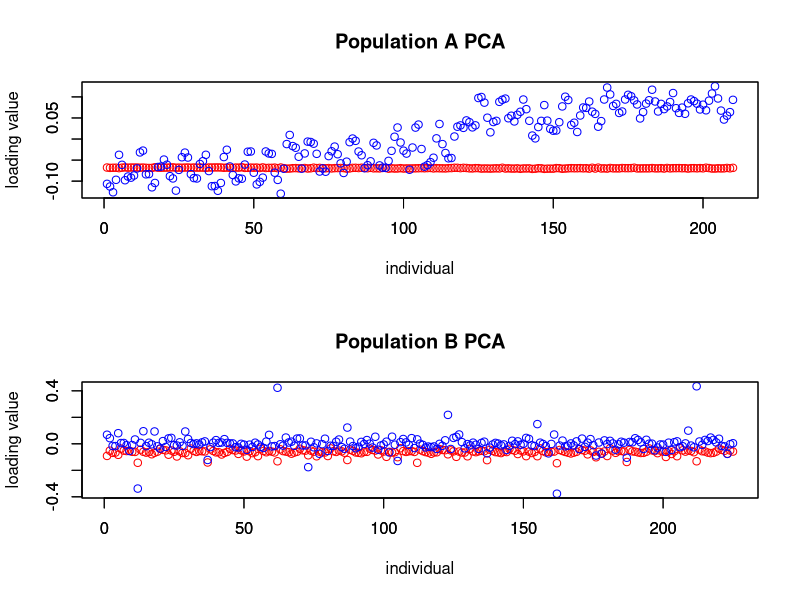
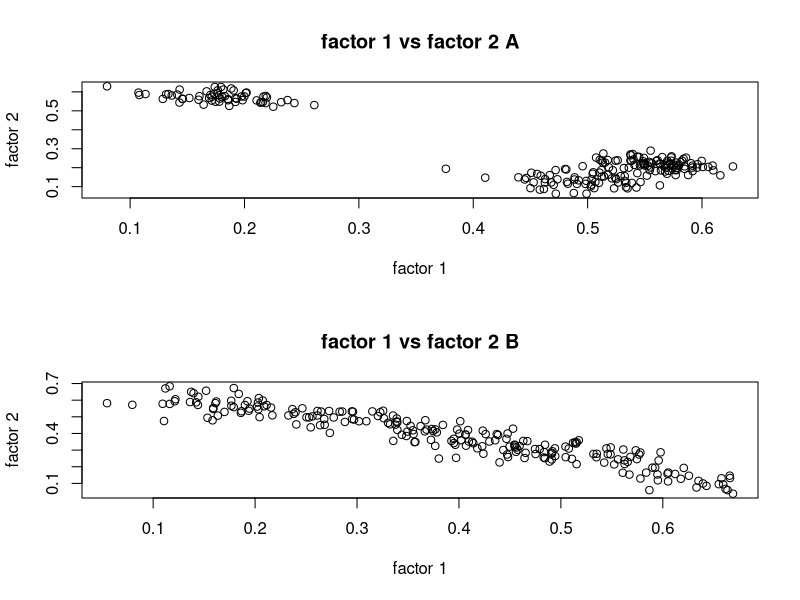
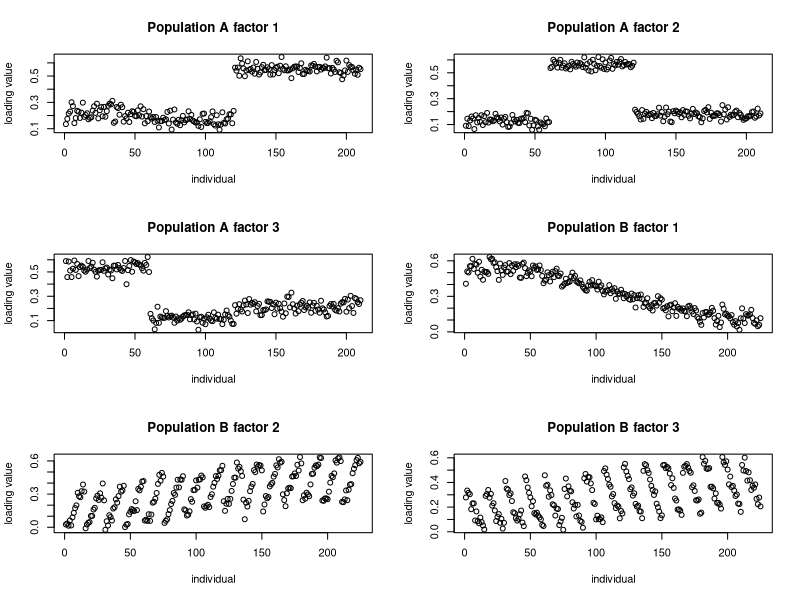

Recreate these plots in R, in order.
# Colbert Seanker HW 5 PCA and Factor Analysis
A <-  as.matrix(read.table("population_a.txt", sep=" "))
B <-  as.matrix(read.table("population_b.txt", sep=" "))
# returns normalized covariance matrix
normalize <- function(C) {
  mu <- apply(C, 2, sum)/nrow(C); p <- mu/2
  M  <- C-mu/(p*(1-p))^(.5)
  return(list(norm=M %*% t(M), # normalized and mean centered
              center=(C-mu) %*% t(C-mu) # mean centered, not normalized
             )
        ) 
}
A.norm <- normalize(A)$norm; B.norm <- normalize(B)$norm; 
pca.plot <- function(x, group) {
  pc  <- list(one=eigen(x)$vectors[,1], two=eigen(x)$vectors[,2]) # list of principal components
  lim <- c(pc$one, pc$two)
  plot(pc$one, type="p", col="red",xlab="",ylab="",ylim=range(lim)); par(new=TRUE);
  plot(pc$two, type="p", col="blue",xlab="individual",ylab="loading value",
  main=paste("Population", group, "PCA"));  
  return(pc)
} 
png(file="PCA plots.png", width=512, height=512,res=72)
op <- par(mfrow=c(2,1));
A.pc <- pca.plot(A.norm,"A");  B.pc <-pca.plot(B.norm,"B");
dev.off()

# Compute factors
A.c  <- normalize(A)$center; B.c <- normalize(B)$center
A.f2 <- factanal(cov=A.c,factors=2)$loadings 
B.f2 <- factanal(cov=B.c,factors=2)$loadings
plot.fac  <- function(factors, group) {#plot factor A vs factor B
     plot(factors[,1], factors[,2], type="p",xlab="factor 1",ylab="factor 2",
     main=paste("factor 1 vs factor 2", group));
}
png(file="Factor1 vs Factor2 plots.png", width=512, height=512,res=72)
op <- par(mfrow=c(2,1));
plot.fac(A.f2,"A"); plot.fac(B.f2,"B")
dev.off()
# Plot factors loadings
png(file="Factor Analysis plots.png", width=512, height=512,res=72)
op <- par(mfrow=c(3,2));
A.f3 <- list(fac=factanal(cov=A.c,factors=3)$loadings, group="A")
B.f3 <- list(fac=factanal(cov=B.c,factors=3)$loadings, group="B")
for (facs in list(A.f3, B.f3)){
    for(i in 1:3){     
      plot(facs$fac[,i], type="p", xlab="individual", ylab="loading value",
           main=paste("Population", facs$group, "factor", i));
    }
}
dev.off()

# The factors reveal much more about population structure
